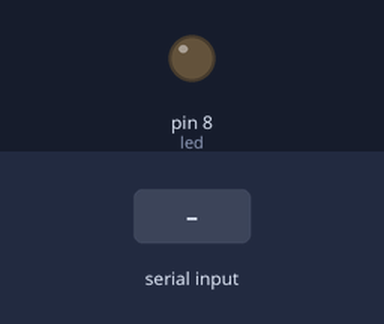
Simulated run of this sketch. Board: Arduino Mega 2560, built with avr-gcc and run on an emulated ATmega2560. On the bench: output pins drawn as LEDs (lit = HIGH). The test bench sets the inputs (shaded band).

Above: at 1.2 s.
1.3 s: "1\n" received over the second serial link
At 2.6 s:
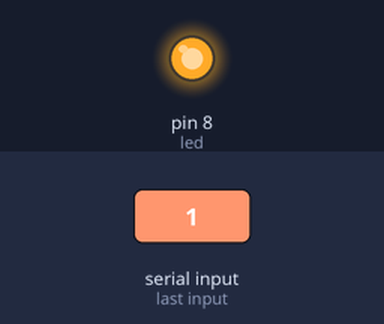
Timing chart, 0 to 4.5 s (numbered marks = the images above; inputs shaded):
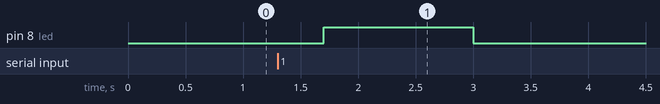

Measured:
- after the input at 1.3 s, pin 8 (led): LOW → HIGH after 0.40 s, → LOW 1.3 s later

The sketch:

sketch_aug11a.ino
```cpp
int state;
int led = 8;

void setup() {
  Serial1.begin(9600);
  pinMode(led, OUTPUT);
}

void loop() {
  state=Serial1.read();
  Serial.print(state);
  Serial.print("\n");
  delay(200);

  if(state == '1'){
     digitalWrite(led, HIGH);
        delay(1000);
    }
    else
  digitalWrite(led, LOW);
  delay(100);

}
```
